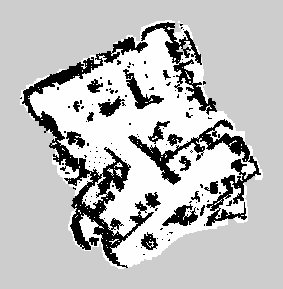
#> input picture go2/localization/console_snapshot/map_2026-10-23.png, 283 x 289 px; its folder holds only this picture in this run
$ python localizer.py
#> lines starting #> are read from the running program, lines starting #| are printed output that depends on the picture; after the words box and inside, x2 and y2 are one past the last pixel; in counts of white or black regions, pixels touching at a corner belong together
### go2/localization/common.py
"""Shared loading for the offline localization study (2026-10-23).

Parses go2/data/event_logs/*.jsonl.gz once into localization/cache/<session>.npz:
  rows  (10 Hz): t, odom x/y/z/yaw, map x/y/yaw (nan when null), ages (odom, cloud, map_pose, map)
  clouds (~0.5 Hz): row index, t, n_total, floor_z, age_cloud, and the obs [x,y,z] / flat [x,y] cells
                    (odom frame), concatenated with offsets.
Map helpers for the saved console map (localization/console_snapshot/map_2026-10-23.png).
"""
from __future__ import annotations

import gzip
import json
import math
from pathlib import Path

import numpy as np

GO2 = Path(__file__).resolve().parents[1]
LOGS = GO2 / "data" / "event_logs"
HERE = Path(__file__).resolve().parent
CACHE = HERE / "cache"
MAP_PNG = HERE / "console_snapshot" / "map_2026-10-23.png"
MAP_RES, MAP_ORIGIN = 0.05, (-6.85, -5.4)


def wrap(a):
    return (np.asarray(a) + np.pi) % (2 * np.pi) - np.pi


def sessions():
    return sorted(p.name[:-9] for p in LOGS.glob("*.jsonl.gz"))


def _parse(name):
    t, od, mp, ag = [], [], [], []
    c_row, c_t, c_n, c_fz, c_age, obs, flat, obs_off, flat_off = [], [], [], [], [], [], [], [0], [0]
    with gzip.open(LOGS / f"{name}.jsonl.gz", "rt") as f:
        for line in f:
            try:
                e = json.loads(line)
            except json.JSONDecodeError:
                continue
            o = e.get("odom")
            if not o:
                continue
            m = e.get("map_pose") or {}
            a = e.get("age") or {}
            t.append(e["t"])
            od.append(o["pos"][:3] + [o["yaw"]])
            mp.append([m.get("x", np.nan) if m.get("x") is not None else np.nan,
                       m.get("y", np.nan) if m.get("y") is not None else np.nan,
                       m.get("yaw", np.nan) if m.get("yaw") is not None else np.nan])
            ag.append([a.get(k, np.nan) if a.get(k) is not None else np.nan
                       for k in ("odom", "cloud", "map_pose", "map")])
            c = e.get("cloud")
            if c and c.get("obs") is not None:
                c_row.append(len(t) - 1)
                c_t.append(e["t"])
                c_n.append(c.get("n_total", 0))
                c_fz.append(c.get("floor_z", np.nan))
                c_age.append(a.get("cloud", np.nan) if a.get("cloud") is not None else np.nan)
                ob = np.asarray(c["obs"], dtype=np.float32).reshape(-1, 3)
                fl = np.asarray(c.get("flat") or [], dtype=np.float32).reshape(-1, 2)
                obs.append(ob)
                flat.append(fl)
                obs_off.append(obs_off[-1] + len(ob))
                flat_off.append(flat_off[-1] + len(fl))
    d = dict(t=np.array(t), odom=np.array(od, dtype=np.float64).reshape(-1, 4),
             map=np.array(mp, dtype=np.float64).reshape(-1, 3), age=np.array(ag, dtype=np.float64).reshape(-1, 4),
             c_row=np.array(c_row, dtype=np.int64), c_t=np.array(c_t), c_n=np.array(c_n),
             c_fz=np.array(c_fz, dtype=np.float64), c_age=np.array(c_age, dtype=np.float64),
             obs=np.concatenate(obs) if obs else np.zeros((0, 3), np.float32),
             flat=np.concatenate(flat) if flat else np.zeros((0, 2), np.float32),
             obs_off=np.array(obs_off), flat_off=np.array(flat_off))
    return d


def load(name):
    CACHE.mkdir(exist_ok=True)
    p = CACHE / f"{name}.npz"
    if not p.exists():
        np.savez_compressed(p, **_parse(name))
    z = np.load(p)
    return {k: z[k] for k in z.files}


def cloud(d, i):
    """obs (N,3) and flat (M,2) of cloud i, odom frame."""
    return d["obs"][d["obs_off"][i]:d["obs_off"][i + 1]], d["flat"][d["flat_off"][i]:d["flat_off"][i + 1]]


# [12 lines left out: functions interp_pose, compose, not called in this run]


def inverse(a):
    c, s = np.cos(a[..., 2]), np.sin(a[..., 2])
    return np.stack([-c * a[..., 0] - s * a[..., 1], s * a[..., 0] - c * a[..., 1], wrap(-a[..., 2])], -1)


# [7 lines left out: function transform_pts, not called in this run]


def load_map():
    import cv2
    m = cv2.imread(str(MAP_PNG), cv2.IMREAD_GRAYSCALE)
    return m  # 0 occupied, 254 free, 205 unknown; row 0 = top = max y


# [4 lines left out: function world_to_px, not called in this run]


def hms(t):
    import time
    return time.strftime("%H:%M:%S", time.localtime(t))

### go2/localization/matcher.py
"""Correlative scan-to-grid matcher (Olson 2009 style, brute force over yaw, cv2.matchTemplate over x/y).

Reference = a likelihood field on a grid (value 1 at occupied cells, Gaussian fall-off).
Query     = 2D points (cells of one cloud snapshot), given in some frame plus a guess pose.
For each yaw in the search set, the rotated points are rasterised into a template and cross-correlated with
the field over the translation window; the score is the mean field value at the points (0..1).
"""
from __future__ import annotations

import math

import cv2
import numpy as np
from scipy import ndimage


class Field:
    def __init__(self, occ: np.ndarray, res: float, origin_xy, sigma: float = 0.1, known: np.ndarray | None = None):
        """occ: bool (H,W) with row 0 = min y (i.e. y up), origin_xy = world xy of cell (0,0) corner."""
        self.res, self.ox, self.oy = res, float(origin_xy[0]), float(origin_xy[1])
        self.occ = occ.astype(bool)
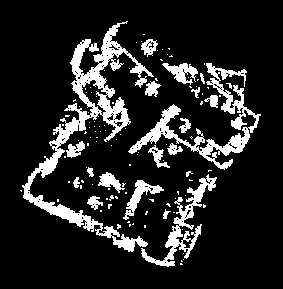
#> self.occ: shape (289, 283) bool; 14.4% white; 115 white regions (95 under 20 px), largest, box (x1, y1, x2, y2) and area: (22, 21, 154, 252) 5043, (128, 63, 261, 170) 2623, (141, 174, 217, 267) 1399
        dist = ndimage.distance_transform_edt(~self.occ) * res
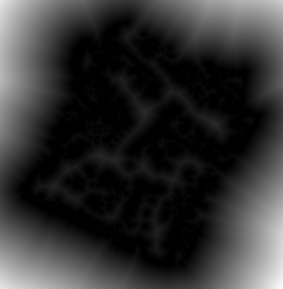
#> dist: shape (289, 283) float64; min 0, max 4.91, mean 0.967; drawn with min black and max white
        self.lf = np.exp(-0.5 * (dist / sigma) ** 2).astype(np.float32)
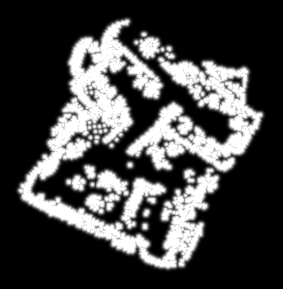
#> self.lf: shape (289, 283) float32; min 0, max 1, mean 0.27
        self.H, self.W = occ.shape
#> self.H = 289; self.W = 283
        self.known = known

    # [115 lines left out: functions lookup, score, search, best_poses, match, refine_pose, not called in this run]

### go2/localization/localizer.py
"""Offline scan-to-map localizer (task 3): online tracking replay and global relocalization.

    python3 go2/localization/localizer.py online      # replay every session, every map  -> results/online_*.json
    python3 go2/localization/localizer.py global      # whole-map search from keyframes   -> results/global_*.json
    python3 go2/localization/localizer.py walls       # wall-direction heading test       -> results/walls.json

Reference maps (likelihood fields, sigma 0.1 m) and the cloud cells used against each:
  saved      the console's saved map.png (occupied pixels)               query: column top >= 0.4 m
  high       pooled cells whose column reaches >= 0.9 m in >= 40% of views query: column top >= 0.9 m
  static     cells classified static (column >= 0.25 m), persistence.py   query: column top >= 0.25 m
  consensus  pooled cells reaching >= 0.5 m in >= 50% of views            query: column top >= 0.5 m
high/static/consensus are built from the pose-graph poses (pgo.py) leaving out the test session's DAY, so a
session is never matched against a map that contains its own day.

Pseudo ground truth: pose-graph poses at keyframes (results/pgo_poses). They were fitted from cloud-to-cloud
revisit registrations + odom + a weak console prior; on held-out revisit pairs they are consistent to a median
0.05 m / 1.0 deg (85% within 0.3 m / 5 deg) vs the console's 0.21 m / 5.3 deg (44%).

Online mode, per snapshot (~0.5 Hz): predict map->odom unchanged (odom carries the motion), correlative search
+-0.3 m / +-4 deg (0.5 deg steps) around the prediction, accept the best pose only if it beats the prediction's
score by >= 0.01 and the runner-up (>= 0.15 m / 2 deg away) by >= 0.01. The small window is the jump gate: a
correction can never exceed 0.3 m / 4 deg per update. Start: the console pose at the first snapshot (lesson 1:
start from a known pose).
"""
from __future__ import annotations

import json
import math
import sys
from concurrent.futures import ProcessPoolExecutor
from pathlib import Path

import numpy as np

sys.path.insert(0, str(Path(__file__).resolve().parent))
import common  # noqa: E402
import jumps  # noqa: E402
import matcher  # noqa: E402
import persistence as P  # noqa: E402
import revisits  # noqa: E402

OUT = common.HERE / "results"
QUERY_Z = {"saved": 0.4, "high": 0.9, "static": 0.25, "consensus": 0.5}
MAPS = ("saved", "high", "static", "consensus")


# ---------------------------------------------------------------- reference maps
def _counts():
    z = np.load(OUT / "persistence_counts_pgo.npz")
    return [str(s) for s in z["names"]], z["occ"], z["view"], float(z["res"]), z["origin"]


def reference(name, leave_day=None):
    """Field for map `name`, built without sessions of `leave_day` (None: all)."""
    if name == "saved":
        M = common.load_map()
        return matcher.Field((M == 0)[::-1], 0.05, common.MAP_ORIGIN, sigma=0.1)
    names, occ, view, res, origin = _counts()
    keep = [i for i, s in enumerate(names) if s[:10] != leave_day]
    o = occ[keep].sum(0)
    v = view[keep].sum(0)
    th = list(P.THRESH)
    if name == "high":
        f = np.where(v >= 5, o[th.index(0.9)] / np.maximum(v, 1), 0)
        grid = f >= 0.4
    elif name == "consensus":
        k = th.index(0.5)
        f = np.where(v >= 5, o[k] / np.maximum(v, 1), 0)
        grid = f >= 0.5
    elif name == "static":
        per = {names[i]: (occ[i], view[i]) for i in keep}
        cls = P.classify(per, [names[i] for i in keep])
        grid = cls[0] == 2
        if len({names[i][:10] for i in keep}) < 2:
            raise ValueError("static map needs >= 2 days")
    else:
        raise KeyError(name)
    return matcher.Field(grid, res, tuple(origin), sigma=0.1)


# ---------------------------------------------------------------- pose helpers
def pivot_pose(T, dog):
    p = common.transform_pts(T, np.asarray(dog, float)[None])[0]
    return np.array([p[0], p[1], T[2]])


def T_from_pivot(pp, dog):
    c, s = math.cos(pp[2]), math.sin(pp[2])
    return np.array([pp[0] - (c * dog[0] - s * dog[1]), pp[1] - (s * dog[0] + c * dog[1]), pp[2]])


def pose_err(Ta, Tb, dog):
    pa, pb = pivot_pose(Ta, dog), pivot_pose(Tb, dog)
    return math.hypot(pa[0] - pb[0], pa[1] - pb[1]), abs(math.degrees(common.wrap(pa[2] - pb[2])))


# [7 lines left out: function pgo_table, not called in this run]


# ---------------------------------------------------------------- online
LOST_SCORE = {"saved": 0.68, "high": 0.45, "static": 0.64, "consensus": 0.72}  # from results/online_metrics: between
# the median tracking score when the pose is right (0.82 / 0.64 / 0.71 / 0.81) and when lost (0.60 / 0.32 / 0.62 / 0.72)


# [9 lines left out: function global_search, not called in this run]


def run_online(args):
    """args: (session, map) or (session, map, init, reloc). init 'console' (default) or 'gt' (pseudo-GT pose of the
    first keyframe: tracking from a known start); reloc: relocalize by a gated whole-map search when lost."""
    session, mapname = args[:2]
    init = args[2] if len(args) > 2 else "console"
    reloc = args[3] if len(args) > 3 else False
    alpha = args[4] if len(args) > 4 else 1.0  # fraction of each accepted correction applied (1 = all)
    gt = pgo_table() if init == "gt" else None
    n_reloc = n_reloc_try = 0
    recent_scores, recent_edge, cooldown_t = [], [], -1e9
    F = reference(mapname, leave_day=None if mapname == "saved" else session[:10])
    d = common.load(session)
    o, v, w = jumps.motion(d, 0.0)
    m = d["map"]
    zq = QUERY_Z[mapname]
    T = None
    log = []
    for i, r in enumerate(d["c_row"]):
        if T is None:
            if init == "gt":
                if (session, i) not in gt:
                    continue
                T = gt[(session, i)].copy()
            else:
                if np.isnan(m[r, 0]):
                    continue
                T = common.compose(m[r], common.inverse(o[r]))  # anchor: console pose at start
        ob, _ = common.cloud(d, i)
        ob = ob[ob[:, 2] >= zq][:, :2].astype(float)
        dog = d["odom"][r, :2].astype(float)
        upd = (0.0, 0.0, False, 0.0)
        if len(ob) >= 30:
            rel = ob - dog
            pp = pivot_pose(T, dog)
            sc_pred = F.score(rel, pp)
            rk = matcher.match(F, rel, pp, 4, 0.5, 0.3, top_k=4)
            if rk:
                b = rk[0]
                alt = max([c[0] for c in rk[1:] if math.hypot(c[1] - b[1], c[2] - b[2]) >= 0.15
                           or abs(math.degrees(common.wrap(c[3] - b[3]))) >= 2] or [0.0])
                if b[0] - sc_pred >= 0.01 and b[0] - alt >= 0.01:
                    newp = np.array(b[1:])
                    if alpha < 1.0:
                        dlt = newp - pp
                        dlt[2] = common.wrap(dlt[2])
                        newp = pp + alpha * dlt
                    dxy = math.hypot(*(newp[:2] - pp[:2]))
                    ddeg = abs(math.degrees(common.wrap(newp[2] - pp[2])))
                    T = T_from_pivot(newp, dog)
                    upd = (dxy, ddeg, True, b[0])
                else:
                    upd = (0.0, 0.0, False, sc_pred)
                recent_scores = (recent_scores + [upd[3]])[-8:]
                recent_edge = (recent_edge + [upd[2] and (upd[0] >= 0.25 or upd[1] >= 3.5)])[-6:]
                lost = (len(recent_scores) == 8 and np.median(recent_scores) < LOST_SCORE[mapname]) or sum(recent_edge) >= 4
                if reloc and lost and d["c_t"][i] - cooldown_t > 20:
                    cooldown_t = d["c_t"][i]
                    n_reloc_try += 1
                    gb, ratio = global_search(F, rel)
                    if ratio <= 0.95 and gb[0] >= F.score(rel, pivot_pose(T, dog)) + 0.03:
                        T = T_from_pivot(np.array(gb[1:]), dog)
                        n_reloc += 1
                        recent_scores, recent_edge = [], []
                        upd = (0.0, 0.0, "reloc", gb[0])
        log.append(dict(cloud=i, t=float(d["c_t"][i]), T=T.tolist(), dog=dog.tolist(), still=bool(v[r] < 0.02 and w[r] < math.radians(3)),
                        dxy=upd[0], ddeg=upd[1], applied=upd[2], score=float(upd[3]),
                        console=(common.compose(m[r], common.inverse(o[r])).tolist() if not np.isnan(m[r, 0]) else None)))
    if log:
        log[-1]["n_reloc"] = n_reloc
        log[-1]["n_reloc_try"] = n_reloc_try
    return session, mapname, log


# [36 lines left out: function online_metrics, not called in this run]


def online(variant="console"):
    """variant: 'console' (start at console pose, no reloc), 'gt' (start at pseudo-GT), 'reloc' (console start +
    gated relocalization when lost), 'smooth' / 'smooth_reloc' (apply only 30% of each accepted correction)."""
    init = "gt" if variant == "gt" else "console"
    rel = variant in ("reloc", "smooth_reloc")
    alpha = 0.3 if variant.startswith("smooth") else 1.0
    tasks = [(s, mname, init, rel, alpha) for s in P.MAP_SESSIONS for mname in MAPS]
    logs = {}
    with ProcessPoolExecutor(16) as ex:
        for s, mn, log in ex.map(run_online, tasks):
            logs[(s, mn)] = log
    sfx = "" if variant == "console" else f"_{variant}"
    (OUT / f"online_logs{sfx}").mkdir(exist_ok=True)
    for (s, mn), log in logs.items():
        json.dump(log, open(OUT / f"online_logs{sfx}" / f"{s}_{mn}.json", "w"))
    gt = pgo_table()
    met = online_metrics(logs, gt)
    # revisit consistency on the (independent) registration pairs
    pr = revisits.load_pairs()
    for mn in MAPS:
        tab = {}
        for (s, m2), log in logs.items():
            if m2 == mn:
                for e in log:
                    tab[(s, e["cloud"])] = np.array(e["T"])
        ev = revisits.evaluate(pr, lambda s, c: tab.get((s, c)))
        met[mn]["revisit_med_m"] = float(np.median(ev[:, 0]))
        met[mn]["revisit_med_deg"] = float(np.median(ev[:, 1]))
        met[mn]["revisit_ok"] = float(np.mean((ev[:, 0] < 0.3) & (ev[:, 1] < 5)))
        print(revisits.summarize(ev, f"online[{mn}] revisits"))
    ev = revisits.evaluate(pr, revisits.console_T(pr))
    met["console_revisit"] = dict(med_m=float(np.median(ev[:, 0])), med_deg=float(np.median(ev[:, 1])),
                                  ok=float(np.mean((ev[:, 0] < 0.3) & (ev[:, 1] < 5))))
    for mn in MAPS:
        met[mn]["reloc_accepted"] = sum(log[-1].get("n_reloc", 0) for (s, m2), log in logs.items() if m2 == mn and log)
        met[mn]["reloc_tried"] = sum(log[-1].get("n_reloc_try", 0) for (s, m2), log in logs.items() if m2 == mn and log)
    json.dump(met, open(OUT / f"online_metrics{sfx}.json", "w"), indent=1)
    for k, v in met.items():
        print(k, json.dumps(v))


# ---------------------------------------------------------------- global
# [196 lines left out: functions global_one, global_mode, summarize_global, global_two_view, walls_mode, not called in this run]


if __name__ == "__main__":
    mode = sys.argv[1] if len(sys.argv) > 1 else "online"
    if mode == "online":
#> (the run stopped early here; a loop or call above may not have finished)
